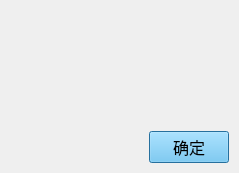
<?xml version="1.0" encoding="UTF-8"?>
<ui version="4.0">
 <class>Tp_RequestDlg</class>
 <widget class="QDialog" name="Tp_RequestDlg">
  <property name="geometry">
   <rect>
    <x>0</x>
    <y>0</y>
    <width>239</width>
    <height>173</height>
   </rect>
  </property>
  <property name="font">
   <font>
    <family>微软雅黑</family>
    <pointsize>12</pointsize>
   </font>
  </property>
  <layout class="QVBoxLayout" name="verticalLayout">
   <property name="leftMargin">
    <number>0</number>
   </property>
   <property name="topMargin">
    <number>0</number>
   </property>
   <property name="rightMargin">
    <number>0</number>
   </property>
   <property name="bottomMargin">
    <number>0</number>
   </property>
   <item>
    <widget class="QWidget" name="widget_white" native="true">
     <layout class="QVBoxLayout" name="verticalLayout_2">
      <item>
       <layout class="QHBoxLayout" name="horizontalLayout_2">
        <property name="leftMargin">
         <number>15</number>
        </property>
        <property name="topMargin">
         <number>15</number>
        </property>
        <property name="rightMargin">
         <number>15</number>
        </property>
        <property name="bottomMargin">
         <number>15</number>
        </property>
        <item>
         <widget class="QLabel" name="label_icon">
          <property name="maximumSize">
           <size>
            <width>70</width>
            <height>16777215</height>
           </size>
          </property>
          <property name="text">
           <string/>
          </property>
          <property name="pixmap">
           <pixmap resource="../images/image.qrc">:/topology/topology/ask.png</pixmap>
          </property>
         </widget>
        </item>
        <item>
         <widget class="QLabel" name="label_text"/>
        </item>
       </layout>
      </item>
      <item>
       <spacer name="verticalSpacer">
        <property name="orientation">
         <enum>Qt::Vertical</enum>
        </property>
        <property name="sizeHint" stdset="0">
         <size>
          <width>20</width>
          <height>18</height>
         </size>
        </property>
       </spacer>
      </item>
     </layout>
     <zorder></zorder>
     <zorder>verticalSpacer</zorder>
    </widget>
   </item>
   <item>
    <layout class="QHBoxLayout" name="horizontalLayout">
     <property name="leftMargin">
      <number>10</number>
     </property>
     <property name="topMargin">
      <number>10</number>
     </property>
     <property name="rightMargin">
      <number>10</number>
     </property>
     <property name="bottomMargin">
      <number>10</number>
     </property>
     <item>
      <spacer name="horizontalSpacer">
       <property name="orientation">
        <enum>Qt::Horizontal</enum>
       </property>
       <property name="sizeHint" stdset="0">
        <size>
         <width>40</width>
         <height>20</height>
        </size>
       </property>
      </spacer>
     </item>
     <item>
      <widget class="QPushButton" name="okBtn">
       <property name="minimumSize">
        <size>
         <width>75</width>
         <height>23</height>
        </size>
       </property>
       <property name="font">
        <font>
         <family>微软雅黑</family>
         <pointsize>12</pointsize>
        </font>
       </property>
       <property name="styleSheet">
        <string notr="true">background-color: rgb(102, 199, 249);</string>
       </property>
       <property name="text">
        <string>确定</string>
       </property>
      </widget>
     </item>
    </layout>
   </item>
  </layout>
 </widget>
 <resources>
  <include location="../images/image.qrc"/>
 </resources>
 <connections/>
</ui>
